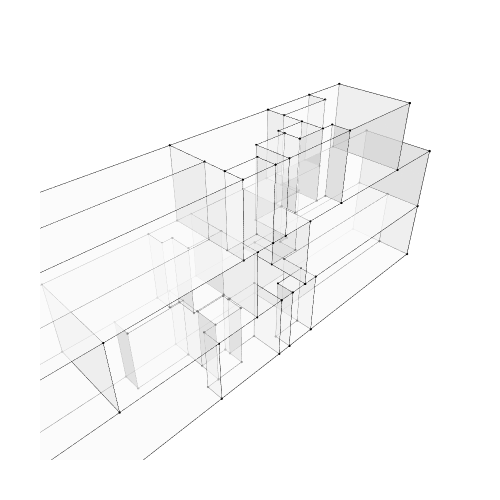

Notebook code for this chart:
### Markdown cell above
## 2.3. Show the geometry

### Code cell
#Note: apertures are not automatically shown even if assigned to house. You need to explicitly add them to the list of faces to be shown.
Topology.Show(ap01,ap02,
              backgroundColor="white",
              width=500,
              height=500,
              renderer=renderer)

### Figure 1 — Plotly figure (JSON) as saved in the notebook; plotly's stock layout.template omitted (floating-point values rounded to 4 significant figures; data arrays with more than 128 entries replaced by an {"elided": "..."} marker saying what was removed)
{"data": [{"customdata": ["", "", "", "", "", "", "", "", "", "", "", "", "", "", "", "", "", "", "", "", "", "", "", "", "", "", "", "", "", "", "", "", "", "", "", "", "", "", "", "", "", "", "", "", "", "", "", "", "", "", "", "", "", "", "", "", "", "", "", "", "", "", "", "", "", "", "", "", ""], "hoverinfo": "text", "hovertemplate": ["Click ", "Click ", "Click ", "Click ", "Click ", "Click ", "Click ", "Click ", "Click ", "Click ", "Click ", "Click ", "Click ", "Click ", "Click ", "Click ", "Click ", "Click ", "Click ", "Click ", "Click ", "Click ", "Click ", "Click ", "Click ", "Click ", "Click ", "Click ", "Click ", "Click ", "Click ", "Click ", "Click ", "Click ", "Click ", "Click ", "Click ", "Click ", "Click ", "Click ", "Click ", "Click ", "Click ", "Click ", "Click ", "Click ", "Click ", "Click ", "Click ", "Click ", "Click ", "Click ", "Click ", "Click ", "Click ", "Click ", "Click ", "Click ", "Click ", "Click ", "Click ", "Click ", "Click ", "Click ", "Click ", "Click ", "Click ", "Click ", "Click "], "hovertext": ["", "", "", "", "", "", "", "", "", "", "", "", "", "", "", "", "", "", "", "", "", "", "", "", "", "", "", "", "", "", "", "", "", "", "", "", "", "", "", "", "", "", "", "", "", "", "", "", "", "", "", "", "", "", "", "", "", "", "", "", "", "", "", "", "", "", "", "", ""], "legendgroup": "1", "legendrank": 1, "marker": {"color": ["#000000", "#000000", "#000000", "#000000", "#000000", "#000000", "#000000", "#000000", "#000000", "#000000", "#000000", "#000000", "#000000", "#000000", "#000000", "#000000", "#000000", "#000000", "#000000", "#000000", "#000000", "#000000", "#000000", "#000000", "#000000", "#000000", "#000000", "#000000", "#000000", "#000000", "#000000", "#000000", "#000000", "#000000", "#000000", "#000000", "#000000", "#000000", "#000000", "#000000", "#000000", "#000000", "#000000", "#000000", "#000000", "#000000", "#000000", "#000000", "#000000", "#000000", "#000000", "#000000", "#000000", "#000000", "#000000", "#000000", "#000000", "#000000", "#000000", "#000000", "#000000", "#000000", "#000000", "#000000", "#000000", "#000000", "#000000", "#000000", "#000000"], "line": {"width": 0}, "opacity": 1, "size": [2.8, 2.8, 2.8, 2.8, 2.8, 2.8, 2.8, 2.8, 2.8, 2.8, 2.8, 2.8, 2.8, 2.8, 2.8, 2.8, 2.8, 2.8, 2.8, 2.8, 2.8, 2.8, 2.8, 2.8, 2.8, 2.8, 2.8, 2.8, 2.8, 2.8, 2.8, 2.8, 2.8, 2.8, 2.8, 2.8, 2.8, 2.8, 2.8, 2.8, 2.8, 2.8, 2.8, 2.8, 2.8, 2.8, 2.8, 2.8, 2.8, 2.8, 2.8, 2.8, 2.8, 2.8, 2.8, 2.8, 2.8, 2.8, 2.8, 2.8, 2.8, 2.8, 2.8, 2.8, 2.8, 2.8, 2.8, 2.8, 2.8], "sizemode": "diameter", "symbol": "circle"}, "mode": "markers", "name": "1: Untitled (Vertices)", "showlegend": false, "text": ["", "", "", "", "", "", "", "", "", "", "", "", "", "", "", "", "", "", "", "", "", "", "", "", "", "", "", "", "", "", "", "", "", "", "", "", "", "", "", "", "", "", "", "", "", "", "", "", "", "", "", "", "", "", "", "", "", "", "", "", "", "", "", "", "", "", "", "", ""], "type": "scatter3d", "x": [2586.0, 2594.0, 2594.0, 2586.0, 2586.0, 2594.0, 2594.0, 2586.0, 2594.0, 2586.0, 2586.0, 2594.0, 2586.0, 2586.0, 2582.0, 2585.0, 2585.0, 2584.0, 2584.0, 2582.0, 2582.0, 2581.0, 2581.0, 2585.0, 2585.0, 2584.0, 2584.0, 2582.0, 2582.0, 2582.0, 2581.0, 2581.0, 2581.0, 2582.0, 2581.0, 2581.0, 2582.0, 2581.0, 2581.0, 2581.0, 2582.0, 2581.0, 2581.0, 2581.0, 2582.0, 2582.0, 2582.0, 2576.0, 2579.0, 2579.0, 2581.0, 2581.0, 2576.0, 2581.0, 2580.0, 2580.0, 2576.0, 2576.0, 2581.0, 2580.0, 2580.0, 2581.0, 2582.0, 2579.0, 2579.0, 2574.0, 2574.0, 2574.0, 2574.0], "y": [1071.0, 1071.0, 1069.0, 1069.0, 1071.0, 1071.0, 1069.0, 1069.0, 1068.0, 1068.0, 1068.0, 1068.0, 1068.0, 1068.0, 1071.0, 1068.0, 1068.0, 1068.0, 1069.0, 1069.0, 1070.0, 1071.0, 1071.0, 1068.0, 1068.0, 1068.0, 1069.0, 1069.0, 1069.0, 1069.0, 1069.0, 1070.0, 1070.0, 1069.0, 1069.0, 1070.0, 1068.0, 1068.0, 1068.0, 1068.0, 1068.0, 1068.0, 1068.0, 1068.0, 1068.0, 1070.0, 1068.0, 1071.0, 1071.0, 1070.0, 1070.0, 1070.0, 1068.0, 1070.0, 1071.0, 1070.0, 1071.0, 1068.0, 1070.0, 1071.0, 1070.0, 1070.0, 1071.0, 1071.0, 1070.0, 1068.0, 1071.0, 1071.0, 1068.0], "z": [3, 3, 3, 3, 0, 0, 0, 0, 3, 3, 3, 0, 0, 0, 3, 3, 3, 3, 3, 3, 3, 3, 0, 0, 0, 0, 0, 0, 3, 3, 3, 3, 3, 0, 0, 0, 3, 3, 3, 3, 3, 0, 0, 0, 0, 6, 6, 3, 3, 3, 3, 3, 3, 6, 6, 6, 6, 6, 6, 3, 3, 3, 6, 0, 0, 0, 0, 3, 3]}, {"hoverinfo": "text", "legendgroup": "2", "legendrank": 2, "line": {"color": "black", "dash": "solid", "width": 1}, "marker": {"size": 0}, "mode": "lines", "name": "1: Untitled (Edges)", "showlegend": false, "text": "", "type": "scatter3d", "x": {"elided": "369 float values"}, "y": {"elided": "369 float values"}, "z": {"elided": "369 int values"}}, {"cmax": 1, "cmin": 0, "color": "#FAFAFA", "colorscale": [[0, "#440154"], [0.1111, "#482878"], [0.2222, "#3e4989"], [0.3333, "#31688e"], [0.4444, "#26828e"], [0.5556, "#1f9e89"], [0.6667, "#35b779"], [0.7778, "#6ece58"], [0.8889, "#b5de2b"], [1, "#fde725"]], "flatshading": true, "hoverinfo": "text", "hovertext": "", "i": {"elided": "193 int values"}, "j": {"elided": "193 int values"}, "k": {"elided": "193 int values"}, "legendgroup": "3", "legendrank": 3, "lighting": {"facenormalsepsilon": 0}, "name": "1: Untitled (Faces)", "opacity": 0.5, "showlegend": false, "showscale": false, "text": "", "type": "mesh3d", "x": [2594.0, 2594.0, 2586.0, 2586.0, 2586.0, 2594.0, 2594.0, 2586.0, 2594.0, 2586.0, 2586.0, 2594.0, 2586.0, 2586.0, 2585.0, 2584.0, 2585.0, 2584.0, 2582.0, 2582.0, 2582.0, 2581.0, 2581.0, 2585.0, 2585.0, 2584.0, 2584.0, 2582.0, 2582.0, 2582.0, 2581.0, 2581.0, 2581.0, 2582.0, 2581.0, 2581.0, 2582.0, 2582.0, 2581.0, 2581.0, 2581.0, 2581.0, 2581.0, 2581.0, 2582.0, 2582.0, 2582.0, 2581.0, 2576.0, 2579.0, 2581.0, 2576.0, 2579.0, 2581.0, 2576.0, 2580.0, 2576.0, 2581.0, 2580.0, 2580.0, 2580.0, 2581.0, 2582.0, 2579.0, 2579.0, 2574.0, 2574.0, 2574.0, 2574.0], "y": [1069.0, 1071.0, 1071.0, 1069.0, 1071.0, 1071.0, 1069.0, 1069.0, 1068.0, 1068.0, 1068.0, 1068.0, 1068.0, 1068.0, 1068.0, 1068.0, 1068.0, 1069.0, 1069.0, 1070.0, 1071.0, 1071.0, 1071.0, 1068.0, 1068.0, 1068.0, 1069.0, 1069.0, 1069.0, 1069.0, 1069.0, 1070.0, 1070.0, 1069.0, 1070.0, 1069.0, 1068.0, 1068.0, 1068.0, 1068.0, 1068.0, 1068.0, 1068.0, 1068.0, 1068.0, 1070.0, 1068.0, 1070.0, 1068.0, 1070.0, 1070.0, 1071.0, 1071.0, 1070.0, 1068.0, 1070.0, 1071.0, 1070.0, 1071.0, 1071.0, 1070.0, 1070.0, 1071.0, 1071.0, 1070.0, 1068.0, 1071.0, 1071.0, 1068.0], "z": [3, 3, 3, 3, 0, 0, 0, 0, 3, 3, 3, 0, 0, 0, 3, 3, 3, 3, 3, 3, 3, 0, 3, 0, 0, 0, 0, 3, 0, 3, 3, 3, 3, 0, 0, 0, 3, 3, 3, 3, 3, 0, 0, 0, 0, 6, 6, 3, 3, 3, 3, 3, 3, 6, 6, 6, 6, 6, 6, 3, 3, 3, 6, 0, 0, 0, 0, 3, 3]}, {"customdata": ["", "", "", "", "", "", "", "", "", "", "", "", "", "", "", "", "", "", "", "", "", "", "", "", "", "", "", "", "", "", "", "", "", "", "", "", "", "", "", "", "", "", "", "", "", "", "", "", "", "", "", "", "", "", "", "", "", "", "", "", "", "", "", "", "", "", "", "", ""], "hoverinfo": "text", "hovertemplate": ["Click ", "Click ", "Click ", "Click ", "Click ", "Click ", "Click ", "Click ", "Click ", "Click ", "Click ", "Click ", "Click ", "Click ", "Click ", "Click ", "Click ", "Click ", "Click ", "Click ", "Click ", "Click ", "Click ", "Click ", "Click ", "Click ", "Click ", "Click ", "Click ", "Click ", "Click ", "Click ", "Click ", "Click ", "Click ", "Click ", "Click ", "Click ", "Click ", "Click ", "Click ", "Click ", "Click ", "Click ", "Click ", "Click ", "Click ", "Click ", "Click ", "Click ", "Click ", "Click ", "Click ", "Click ", "Click ", "Click ", "Click ", "Click ", "Click ", "Click ", "Click ", "Click ", "Click ", "Click ", "Click ", "Click ", "Click ", "Click ", "Click "], "hovertext": ["", "", "", "", "", "", "", "", "", "", "", "", "", "", "", "", "", "", "", "", "", "", "", "", "", "", "", "", "", "", "", "", "", "", "", "", "", "", "", "", "", "", "", "", "", "", "", "", "", "", "", "", "", "", "", "", "", "", "", "", "", "", "", "", "", "", "", "", ""], "legendgroup": "5", "legendrank": 5, "marker": {"color": ["#000000", "#000000", "#000000", "#000000", "#000000", "#000000", "#000000", "#000000", "#000000", "#000000", "#000000", "#000000", "#000000", "#000000", "#000000", "#000000", "#000000", "#000000", "#000000", "#000000", "#000000", "#000000", "#000000", "#000000", "#000000", "#000000", "#000000", "#000000", "#000000", "#000000", "#000000", "#000000", "#000000", "#000000", "#000000", "#000000", "#000000", "#000000", "#000000", "#000000", "#000000", "#000000", "#000000", "#000000", "#000000", "#000000", "#000000", "#000000", "#000000", "#000000", "#000000", "#000000", "#000000", "#000000", "#000000", "#000000", "#000000", "#000000", "#000000", "#000000", "#000000", "#000000", "#000000", "#000000", "#000000", "#000000", "#000000", "#000000", "#000000"], "line": {"width": 0}, "opacity": 1, "size": [2.8, 2.8, 2.8, 2.8, 2.8, 2.8, 2.8, 2.8, 2.8, 2.8, 2.8, 2.8, 2.8, 2.8, 2.8, 2.8, 2.8, 2.8, 2.8, 2.8, 2.8, 2.8, 2.8, 2.8, 2.8, 2.8, 2.8, 2.8, 2.8, 2.8, 2.8, 2.8, 2.8, 2.8, 2.8, 2.8, 2.8, 2.8, 2.8, 2.8, 2.8, 2.8, 2.8, 2.8, 2.8, 2.8, 2.8, 2.8, 2.8, 2.8, 2.8, 2.8, 2.8, 2.8, 2.8, 2.8, 2.8, 2.8, 2.8, 2.8, 2.8, 2.8, 2.8, 2.8, 2.8, 2.8, 2.8, 2.8, 2.8], "sizemode": "diameter", "symbol": "circle"}, "mode": "markers", "name": "2: Untitled (Vertices)", "showlegend": false, "text": ["", "", "", "", "", "", "", "", "", "", "", "", "", "", "", "", "", "", "", "", "", "", "", "", "", "", "", "", "", "", "", "", "", "", "", "", "", "", "", "", "", "", "", "", "", "", "", "", "", "", "", "", "", "", "", "", "", "", "", "", "", "", "", "", "", "", "", "", ""], "type": "scatter3d", "x": [2582.0, 2574.0, 2574.0, 2582.0, 2582.0, 2582.0, 2574.0, 2574.0, 2582.0, 2582.0, 2574.0, 2582.0, 2574.0, 2582.0, 2585.0, 2585.0, 2585.0, 2584.0, 2584.0, 2583.0, 2583.0, 2587.0, 2587.0, 2587.0, 2587.0, 2587.0, 2585.0, 2585.0, 2585.0, 2584.0, 2584.0, 2583.0, 2583.0, 2585.0, 2587.0, 2587.0, 2585.0, 2585.0, 2587.0, 2587.0, 2587.0, 2587.0, 2587.0, 2587.0, 2587.0, 2587.0, 2587.0, 2585.0, 2585.0, 2591.0, 2587.0, 2587.0, 2587.0, 2589.0, 2589.0, 2591.0, 2585.0, 2594.0, 2594.0, 2594.0, 2594.0, 2587.0, 2587.0, 2587.0, 2585.0, 2589.0, 2589.0, 2591.0, 2591.0], "y": [1068.0, 1068.0, 1069.0, 1069.0, 1068.0, 1068.0, 1068.0, 1069.0, 1069.0, 1068.0, 1071.0, 1071.0, 1071.0, 1071.0, 1071.0, 1070.0, 1069.0, 1069.0, 1068.0, 1068.0, 1068.0, 1071.0, 1071.0, 1070.0, 1070.0, 1069.0, 1069.0, 1069.0, 1069.0, 1069.0, 1068.0, 1068.0, 1068.0, 1069.0, 1069.0, 1070.0, 1070.0, 1071.0, 1071.0, 1071.0, 1070.0, 1070.0, 1070.0, 1070.0, 1070.0, 1070.0, 1070.0, 1068.0, 1068.0, 1068.0, 1068.0, 1068.0, 1068.0, 1070.0, 1071.0, 1071.0, 1068.0, 1071.0, 1068.0, 1068.0, 1071.0, 1068.0, 1068.0, 1068.0, 1068.0, 1071.0, 1070.0, 1068.0, 1071.0], "z": [6, 6, 6, 6, 6, 9, 9, 9, 9, 9, 6, 6, 9, 9, 6, 6, 6, 6, 6, 6, 6, 9, 6, 6, 6, 6, 6, 6, 9, 9, 9, 9, 9, 9, 9, 9, 3, 3, 6, 3, 6, 6, 6, 6, 3, 3, 3, 6, 3, 6, 6, 6, 6, 6, 6, 6, 6, 3, 3, 6, 6, 9, 9, 9, 9, 9, 9, 9, 9]}, {"hoverinfo": "text", "legendgroup": "6", "legendrank": 6, "line": {"color": "black", "dash": "solid", "width": 1}, "marker": {"size": 0}, "mode": "lines", "name": "2: Untitled (Edges)", "showlegend": false, "text": "", "type": "scatter3d", "x": {"elided": "369 float values"}, "y": {"elided": "369 float values"}, "z": {"elided": "369 int values"}}, {"cmax": 1, "cmin": 0, "color": "#FAFAFA", "colorscale": [[0, "#440154"], [0.1111, "#482878"], [0.2222, "#3e4989"], [0.3333, "#31688e"], [0.4444, "#26828e"], [0.5556, "#1f9e89"], [0.6667, "#35b779"], [0.7778, "#6ece58"], [0.8889, "#b5de2b"], [1, "#fde725"]], "flatshading": true, "hoverinfo": "text", "hovertext": "", "i": {"elided": "193 int values"}, "j": {"elided": "193 int values"}, "k": {"elided": "193 int values"}, "legendgroup": "7", "legendrank": 7, "lighting": {"facenormalsepsilon": 0}, "name": "2: Untitled (Faces)", "opacity": 0.5, "showlegend": false, "showscale": false, "text": "", "type": "mesh3d", "x": [2574.0, 2582.0, 2582.0, 2574.0, 2582.0, 2582.0, 2574.0, 2574.0, 2582.0, 2582.0, 2574.0, 2582.0, 2574.0, 2582.0, 2583.0, 2584.0, 2583.0, 2584.0, 2585.0, 2585.0, 2585.0, 2587.0, 2587.0, 2587.0, 2587.0, 2585.0, 2587.0, 2585.0, 2585.0, 2584.0, 2584.0, 2583.0, 2583.0, 2585.0, 2587.0, 2587.0, 2585.0, 2585.0, 2587.0, 2587.0, 2587.0, 2587.0, 2587.0, 2587.0, 2587.0, 2587.0, 2587.0, 2585.0, 2585.0, 2591.0, 2591.0, 2589.0, 2587.0, 2587.0, 2589.0, 2587.0, 2585.0, 2594.0, 2594.0, 2594.0, 2594.0, 2587.0, 2587.0, 2585.0, 2587.0, 2589.0, 2589.0, 2591.0, 2591.0], "y": [1068.0, 1068.0, 1068.0, 1069.0, 1069.0, 1068.0, 1068.0, 1069.0, 1069.0, 1068.0, 1071.0, 1071.0, 1071.0, 1071.0, 1068.0, 1068.0, 1068.0, 1069.0, 1070.0, 1069.0, 1071.0, 1071.0, 1071.0, 1070.0, 1070.0, 1069.0, 1069.0, 1069.0, 1069.0, 1069.0, 1068.0, 1068.0, 1068.0, 1069.0, 1070.0, 1069.0, 1070.0, 1071.0, 1071.0, 1071.0, 1070.0, 1070.0, 1070.0, 1070.0, 1070.0, 1070.0, 1070.0, 1068.0, 1068.0, 1068.0, 1071.0, 1070.0, 1068.0, 1068.0, 1071.0, 1068.0, 1068.0, 1068.0, 1071.0, 1068.0, 1071.0, 1068.0, 1068.0, 1068.0, 1068.0, 1071.0, 1070.0, 1068.0, 1071.0], "z": [6, 6, 6, 6, 6, 9, 9, 9, 9, 9, 6, 6, 9, 9, 6, 6, 6, 6, 6, 6, 6, 9, 6, 6, 6, 6, 6, 6, 9, 9, 9, 9, 9, 9, 9, 9, 3, 3, 3, 6, 6, 6, 6, 6, 3, 3, 3, 3, 6, 6, 6, 6, 6, 6, 6, 6, 6, 3, 3, 6, 6, 9, 9, 9, 9, 9, 9, 9, 9]}], "layout": {"autosize": true, "height": 500, "margin": {"b": 40, "l": 40, "r": 40, "t": 40}, "paper_bgcolor": "#FFFFFF", "plot_bgcolor": "#FFFFFF", "scene": {"aspectmode": "data", "camera": {"center": {"x": 0, "y": 0, "z": 0}, "eye": {"x": -1.25, "y": -1.25, "z": 1.25}, "projection": {"type": "perspective"}, "up": {"x": 0, "y": 0, "z": 1}}, "xaxis": {"visible": false}, "yaxis": {"visible": false}, "zaxis": {"visible": false}}, "showlegend": true, "width": 500, "xaxis": {"showgrid": false, "visible": false, "zeroline": false}, "yaxis": {"showgrid": false, "visible": false, "zeroline": false}}}
